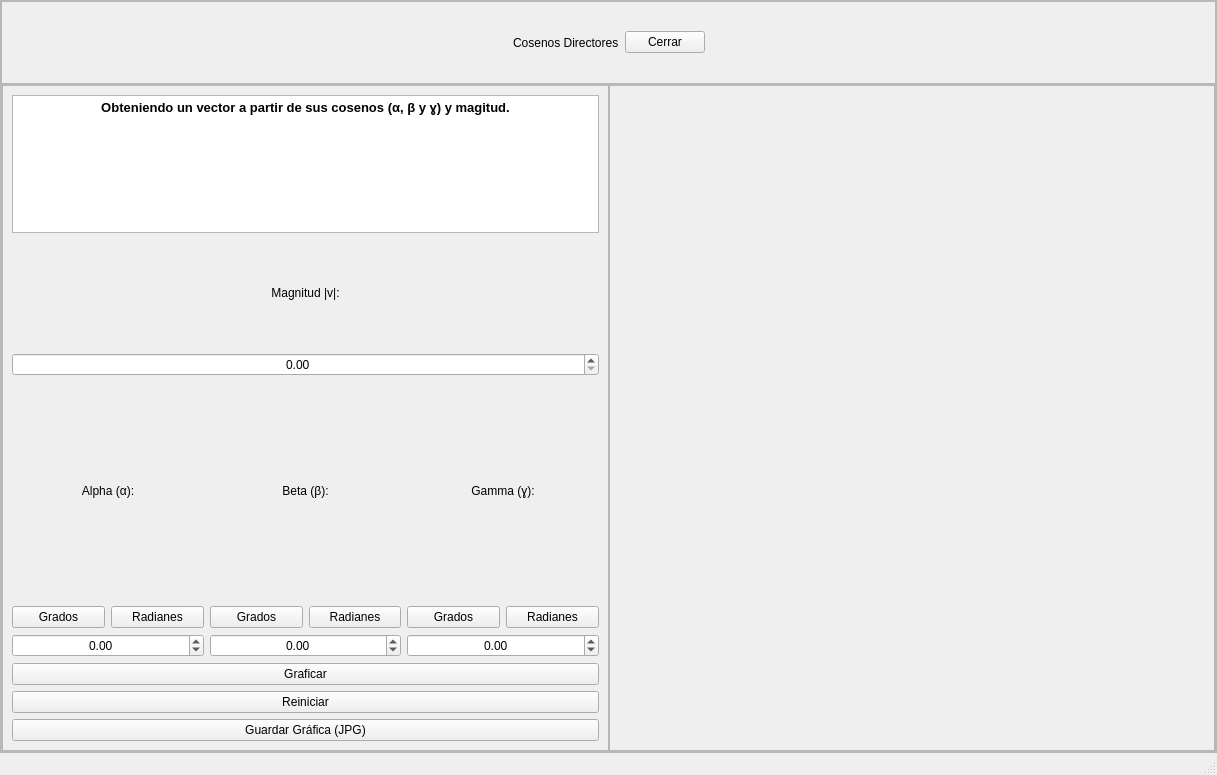
<?xml version="1.0" encoding="UTF-8"?>
<ui version="4.0">
 <class>MainWindow</class>
 <widget class="QMainWindow" name="MainWindow">
  <property name="geometry">
   <rect>
    <x>0</x>
    <y>0</y>
    <width>1217</width>
    <height>775</height>
   </rect>
  </property>
  <property name="windowTitle">
   <string>MainWindow</string>
  </property>
  <widget class="QWidget" name="centralwidget">
   <layout class="QVBoxLayout" name="verticalLayout">
    <property name="spacing">
     <number>0</number>
    </property>
    <property name="leftMargin">
     <number>0</number>
    </property>
    <property name="topMargin">
     <number>0</number>
    </property>
    <property name="rightMargin">
     <number>0</number>
    </property>
    <property name="bottomMargin">
     <number>0</number>
    </property>
    <item>
     <widget class="QFrame" name="frame">
      <property name="frameShape">
       <enum>QFrame::StyledPanel</enum>
      </property>
      <property name="frameShadow">
       <enum>QFrame::Raised</enum>
      </property>
      <layout class="QVBoxLayout" name="verticalLayout_2" stretch="1,8">
       <property name="spacing">
        <number>0</number>
       </property>
       <property name="leftMargin">
        <number>0</number>
       </property>
       <property name="topMargin">
        <number>0</number>
       </property>
       <property name="rightMargin">
        <number>0</number>
       </property>
       <property name="bottomMargin">
        <number>0</number>
       </property>
       <item>
        <widget class="QFrame" name="frame_2">
         <property name="frameShape">
          <enum>QFrame::StyledPanel</enum>
         </property>
         <property name="frameShadow">
          <enum>QFrame::Raised</enum>
         </property>
         <layout class="QHBoxLayout" name="horizontalLayout">
          <item>
           <spacer name="horizontalSpacer">
            <property name="orientation">
             <enum>Qt::Horizontal</enum>
            </property>
            <property name="sizeHint" stdset="0">
             <size>
              <width>401</width>
              <height>20</height>
             </size>
            </property>
           </spacer>
          </item>
          <item>
           <widget class="QLabel" name="label">
            <property name="text">
             <string>Cosenos Directores</string>
            </property>
           </widget>
          </item>
          <item>
           <widget class="QPushButton" name="button_cerrar">
            <property name="text">
             <string>Cerrar</string>
            </property>
           </widget>
          </item>
          <item>
           <spacer name="horizontalSpacer_2">
            <property name="orientation">
             <enum>Qt::Horizontal</enum>
            </property>
            <property name="sizeHint" stdset="0">
             <size>
              <width>401</width>
              <height>20</height>
             </size>
            </property>
           </spacer>
          </item>
         </layout>
        </widget>
       </item>
       <item>
        <widget class="QFrame" name="frame_3">
         <property name="frameShape">
          <enum>QFrame::StyledPanel</enum>
         </property>
         <property name="frameShadow">
          <enum>QFrame::Raised</enum>
         </property>
         <layout class="QHBoxLayout" name="horizontalLayout_2" stretch="1,1">
          <property name="spacing">
           <number>0</number>
          </property>
          <property name="leftMargin">
           <number>0</number>
          </property>
          <property name="topMargin">
           <number>0</number>
          </property>
          <property name="rightMargin">
           <number>0</number>
          </property>
          <property name="bottomMargin">
           <number>0</number>
          </property>
          <item>
           <widget class="QFrame" name="frame_4">
            <property name="styleSheet">
             <string notr="true">QLabel{
	font: 75 12pt &quot;MS Shell Dlg 2&quot;;
}

QPushButton{
	font: 75 11pt &quot;MS Shell Dlg 2&quot;;
}

QDoubleSpinBox{
	font: 75 11pt &quot;MS Shell Dlg 2&quot;;
}</string>
            </property>
            <property name="frameShape">
             <enum>QFrame::StyledPanel</enum>
            </property>
            <property name="frameShadow">
             <enum>QFrame::Raised</enum>
            </property>
            <layout class="QVBoxLayout" name="verticalLayout_3" stretch="1,1,2,1,1,1">
             <item>
              <widget class="QTextEdit" name="textEdit">
               <property name="html">
                <string>&lt;!DOCTYPE HTML PUBLIC &quot;-//W3C//DTD HTML 4.0//EN&quot; &quot;http://www.w3.org/TR/REC-html40/strict.dtd&quot;&gt;
&lt;html&gt;&lt;head&gt;&lt;meta name=&quot;qrichtext&quot; content=&quot;1&quot; /&gt;&lt;style type=&quot;text/css&quot;&gt;
p, li { white-space: pre-wrap; }
&lt;/style&gt;&lt;/head&gt;&lt;body style=&quot; font-family:'MS Shell Dlg 2'; font-size:7.8pt; font-weight:400; font-style:normal;&quot;&gt;
&lt;p align=&quot;center&quot; style=&quot; margin-top:0px; margin-bottom:0px; margin-left:0px; margin-right:0px; -qt-block-indent:0; text-indent:0px;&quot;&gt;&lt;span style=&quot; font-size:10pt; font-weight:600;&quot;&gt;Obteniendo un vector a partir de sus cosenos (α, β y ɣ) y magitud.&lt;/span&gt;&lt;/p&gt;&lt;/body&gt;&lt;/html&gt;</string>
               </property>
              </widget>
             </item>
             <item>
              <layout class="QGridLayout" name="gridLayout">
               <item row="0" column="0">
                <widget class="QLabel" name="label_2">
                 <property name="text">
                  <string>Magnitud |v|:</string>
                 </property>
                 <property name="alignment">
                  <set>Qt::AlignCenter</set>
                 </property>
                </widget>
               </item>
               <item row="1" column="0">
                <widget class="QDoubleSpinBox" name="sBox_magnitud">
                 <property name="alignment">
                  <set>Qt::AlignCenter</set>
                 </property>
                 <property name="maximum">
                  <double>1000000.000000000000000</double>
                 </property>
                </widget>
               </item>
              </layout>
             </item>
             <item>
              <layout class="QGridLayout" name="gridLayout_2">
               <item row="1" column="1">
                <layout class="QGridLayout" name="gridLayout_3">
                 <item row="0" column="0">
                  <widget class="QPushButton" name="button_grad_beta">
                   <property name="text">
                    <string>Grados</string>
                   </property>
                   <property name="checkable">
                    <bool>true</bool>
                   </property>
                   <property name="autoRepeat">
                    <bool>false</bool>
                   </property>
                   <property name="autoExclusive">
                    <bool>false</bool>
                   </property>
                  </widget>
                 </item>
                 <item row="0" column="1">
                  <widget class="QPushButton" name="button_rad_beta">
                   <property name="text">
                    <string>Radianes</string>
                   </property>
                   <property name="checkable">
                    <bool>true</bool>
                   </property>
                   <property name="autoRepeat">
                    <bool>false</bool>
                   </property>
                   <property name="autoExclusive">
                    <bool>false</bool>
                   </property>
                  </widget>
                 </item>
                </layout>
               </item>
               <item row="1" column="0">
                <layout class="QGridLayout" name="gridLayout_4">
                 <item row="0" column="0">
                  <widget class="QPushButton" name="button_grad_alpha">
                   <property name="text">
                    <string>Grados</string>
                   </property>
                   <property name="checkable">
                    <bool>true</bool>
                   </property>
                   <property name="autoRepeat">
                    <bool>false</bool>
                   </property>
                   <property name="autoExclusive">
                    <bool>false</bool>
                   </property>
                  </widget>
                 </item>
                 <item row="0" column="1">
                  <widget class="QPushButton" name="button_rad_alpha">
                   <property name="enabled">
                    <bool>true</bool>
                   </property>
                   <property name="text">
                    <string>Radianes</string>
                   </property>
                   <property name="checkable">
                    <bool>true</bool>
                   </property>
                   <property name="checked">
                    <bool>false</bool>
                   </property>
                   <property name="autoRepeat">
                    <bool>false</bool>
                   </property>
                   <property name="autoExclusive">
                    <bool>false</bool>
                   </property>
                  </widget>
                 </item>
                </layout>
               </item>
               <item row="2" column="1">
                <widget class="QDoubleSpinBox" name="sBox_beta">
                 <property name="alignment">
                  <set>Qt::AlignCenter</set>
                 </property>
                 <property name="minimum">
                  <double>-1000.000000000000000</double>
                 </property>
                 <property name="maximum">
                  <double>1000.000000000000000</double>
                 </property>
                </widget>
               </item>
               <item row="0" column="0">
                <widget class="QLabel" name="label_3">
                 <property name="text">
                  <string>Alpha (α):</string>
                 </property>
                 <property name="alignment">
                  <set>Qt::AlignCenter</set>
                 </property>
                </widget>
               </item>
               <item row="0" column="1">
                <widget class="QLabel" name="label_4">
                 <property name="text">
                  <string>Beta (β):</string>
                 </property>
                 <property name="alignment">
                  <set>Qt::AlignCenter</set>
                 </property>
                </widget>
               </item>
               <item row="2" column="0">
                <widget class="QDoubleSpinBox" name="sBox_alpha">
                 <property name="alignment">
                  <set>Qt::AlignCenter</set>
                 </property>
                 <property name="minimum">
                  <double>-1000.000000000000000</double>
                 </property>
                 <property name="maximum">
                  <double>1000.000000000000000</double>
                 </property>
                </widget>
               </item>
               <item row="0" column="2">
                <widget class="QLabel" name="label_5">
                 <property name="text">
                  <string>Gamma (ɣ):</string>
                 </property>
                 <property name="alignment">
                  <set>Qt::AlignCenter</set>
                 </property>
                </widget>
               </item>
               <item row="1" column="2">
                <layout class="QGridLayout" name="gridLayout_5">
                 <item row="0" column="0">
                  <widget class="QPushButton" name="button_grad_gamma">
                   <property name="text">
                    <string>Grados</string>
                   </property>
                   <property name="checkable">
                    <bool>true</bool>
                   </property>
                  </widget>
                 </item>
                 <item row="0" column="1">
                  <widget class="QPushButton" name="button_rad_gamma">
                   <property name="text">
                    <string>Radianes</string>
                   </property>
                   <property name="checkable">
                    <bool>true</bool>
                   </property>
                  </widget>
                 </item>
                </layout>
               </item>
               <item row="2" column="2">
                <widget class="QDoubleSpinBox" name="sBox_gamma">
                 <property name="alignment">
                  <set>Qt::AlignCenter</set>
                 </property>
                 <property name="minimum">
                  <double>-1000.000000000000000</double>
                 </property>
                 <property name="maximum">
                  <double>1000.000000000000000</double>
                 </property>
                </widget>
               </item>
              </layout>
             </item>
             <item>
              <widget class="QPushButton" name="button_graficar">
               <property name="text">
                <string>Graficar</string>
               </property>
              </widget>
             </item>
             <item>
              <widget class="QPushButton" name="button_reiniciar">
               <property name="text">
                <string>Reiniciar</string>
               </property>
              </widget>
             </item>
             <item>
              <widget class="QPushButton" name="button_guardar">
               <property name="text">
                <string>Guardar Gráfica (JPG)</string>
               </property>
              </widget>
             </item>
            </layout>
           </widget>
          </item>
          <item>
           <widget class="QFrame" name="frame_5">
            <property name="frameShape">
             <enum>QFrame::StyledPanel</enum>
            </property>
            <property name="frameShadow">
             <enum>QFrame::Raised</enum>
            </property>
            <layout class="QHBoxLayout" name="horizontalLayout_4">
             <item>
              <layout class="QHBoxLayout" name="graf_vector"/>
             </item>
            </layout>
           </widget>
          </item>
         </layout>
        </widget>
       </item>
      </layout>
     </widget>
    </item>
   </layout>
  </widget>
  <widget class="QStatusBar" name="statusbar"/>
 </widget>
 <resources/>
 <connections/>
</ui>
